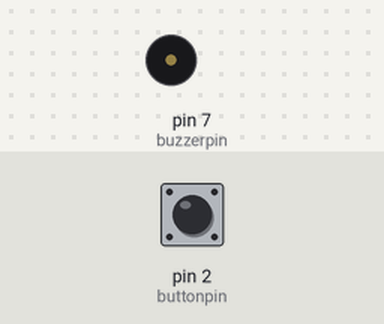
Simulated run of this sketch. Board: Arduino Uno, built with avr-gcc and run on an emulated ATmega328P. On the bench: buzzer (waves = sounding, pin HIGH). The inputs (shaded band) are chosen by the test bench; at power-on: pin 2 (buttonpin) HIGH.

Above: at 1.2 s.
1.3 s: pin 2 (buttonpin) pulled LOW for 0.15 s
At 1.37 s:
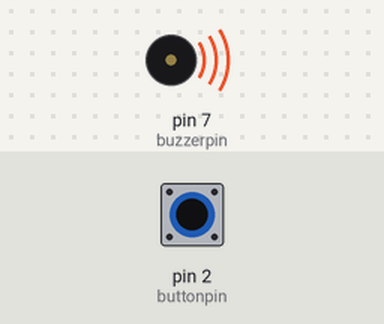
2.9 s: pin 2 (buttonpin) pulled LOW for 3.2 s
At 7.5 s:
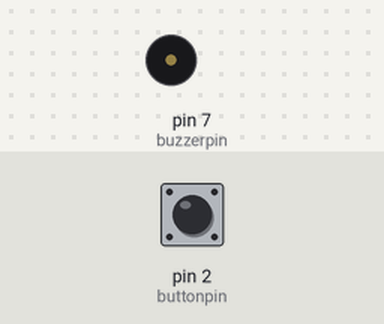
Timing chart, 0 to 9.0 s (numbered marks = the images above; inputs shaded):
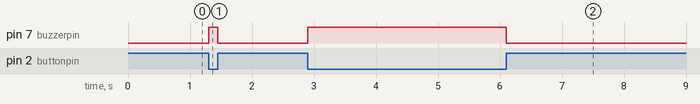

The sketch:

Buzzer_controlled_by_button.ino
```cpp
const int buttonpin=2;
const int buzzerpin=7;
int buttonstate=0;

void setup()
{
  pinMode(2,INPUT);
  pinMode(7,OUTPUT);
  }

 void loop()
 {
  buttonstate=digitalRead(buttonpin);

  if(buttonstate==0)
  {
    digitalWrite(7,HIGH);

    }
  else
  {
    digitalWrite(7,LOW);
    }

  }
```

Measured:
- after the input at 1.3 s, pin 7 (buzzerpin): LOW → HIGH at once, → LOW 0.15 s later
- after the input at 2.9 s, pin 7 (buzzerpin): LOW → HIGH at once, → LOW 3.2 s later
